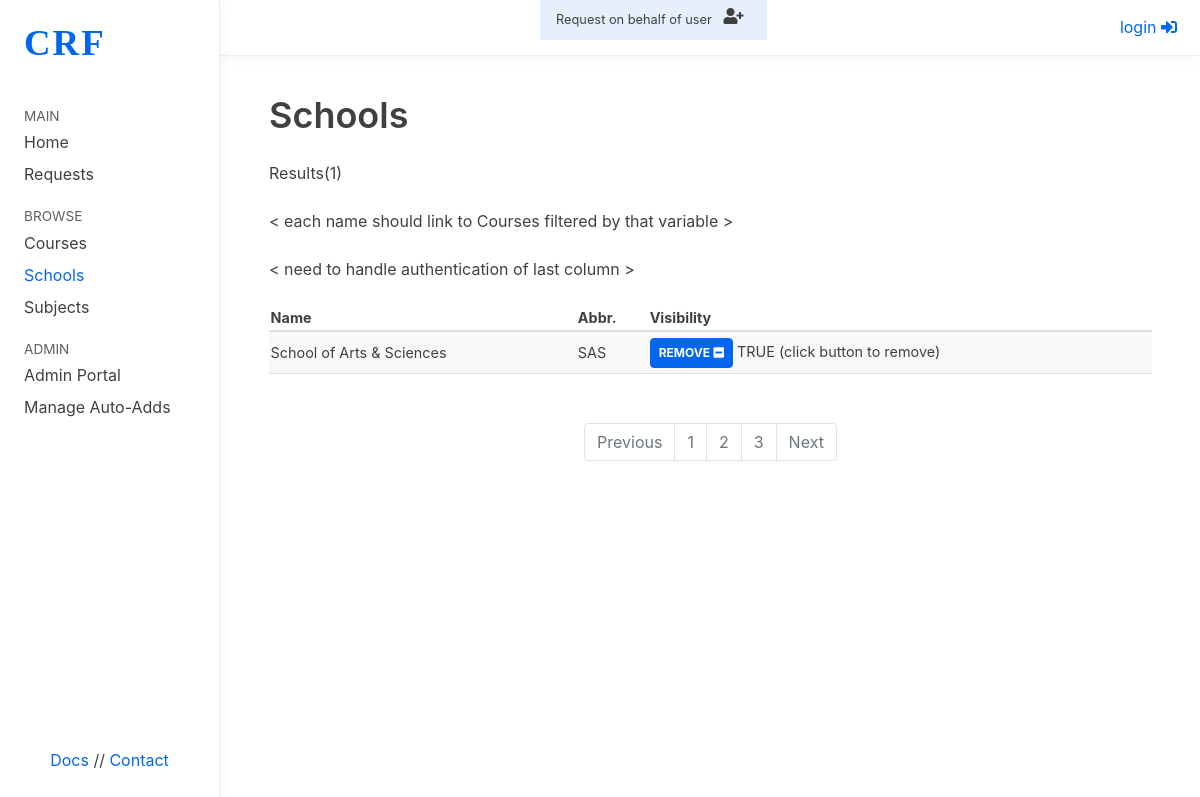
The app's page /schools/, older data.
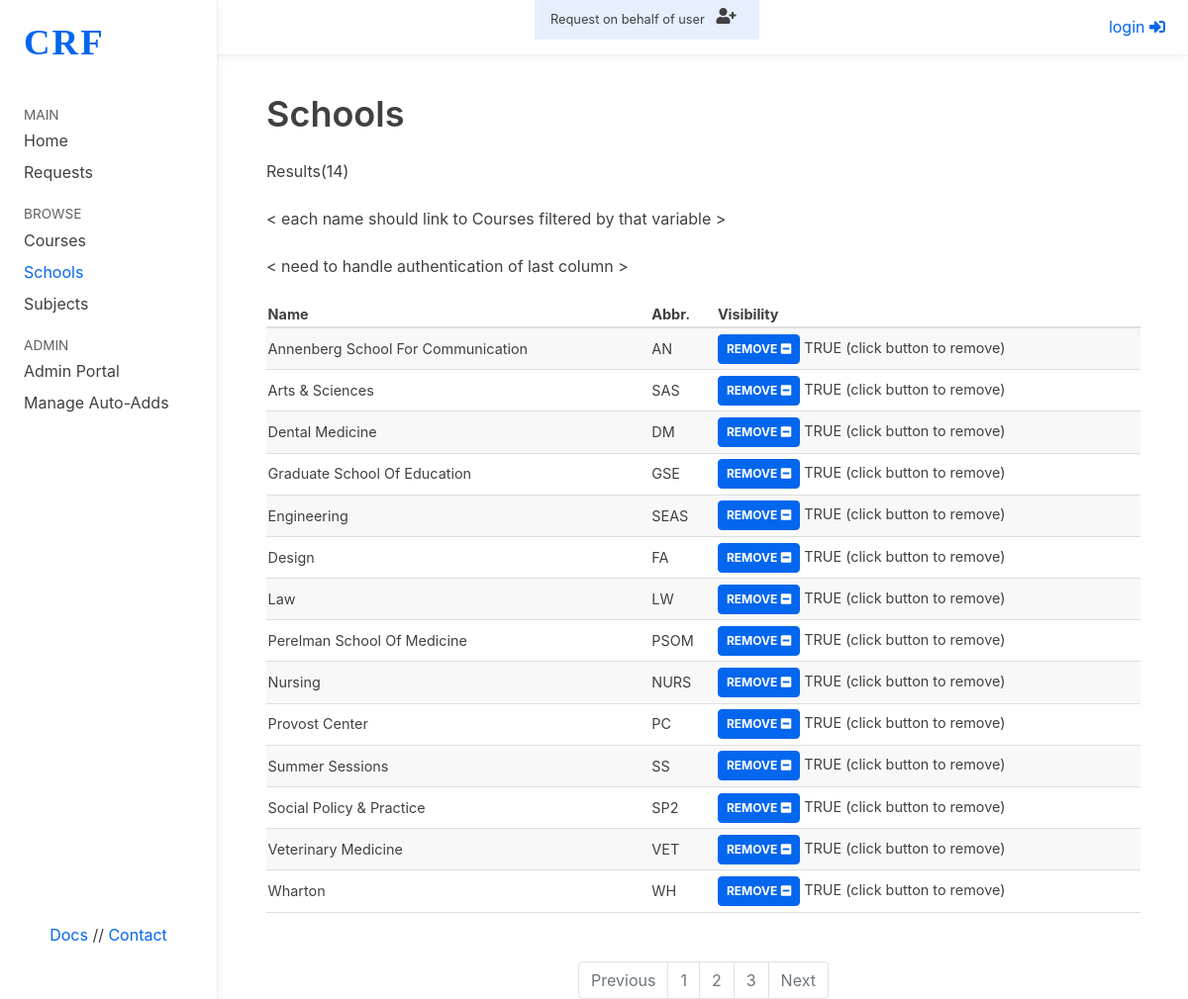
The same page, newer data.
### course/models.py (models this page shows, shortened)
class School(models.Model):
    name = models.CharField(max_length=50,unique=True)
    abbreviation = models.CharField(max_length=10,unique=True)
    visible = models.BooleanField(default=True)

### course/views.py (the view)
# urls.py: path('schools/', views.SchoolViewSet.as_view({'get':'list'},renderer_classes=[renderers.TemplateHTMLRenderer]), name='UI-school-list'),
class SchoolViewSet(viewsets.ModelViewSet):
    queryset = School.objects.all()
    serializer_class = SchoolSerializer
    def list(self, request, *args, **kwargs):
        print("ohhhhhhhhh")
        response = super(SchoolViewSet, self).list(request, *args, **kwargs)
        if request.accepted_renderer.format == 'html':
            print("SchoolViewSet HTML-UI")
            num_pages = -(-response.data['count']//10) # this should get 10 from settings.py
            response.data.update({'total_pages': num_pages})
            print("bye george(UI-school-list)!\n",response.data)
            return Response({'data': response.data}, template_name='schools_list.html')
        return response

### course/templates/schools_list.html (shortened to what this page needs)
{% extends "base_generic.html" %}
{% block schools %}active{% endblock %}
{% block content %}
<div class="medium-container">
  <h1> Schools</h1>
  <p> Results({{ data.count }}) </p>
  <p> &lt each name should link to Courses filtered by that variable &gt </p>
    <p> &lt need to handle authentication of last column &gt </p>
    <table class="striped-table">
      <thead>
        <tr>
          <th>Name</th>
          <th>Abbr.</th>
          <th>Visibility</th>
        </tr>
      </thead>
      <tbody>
        {% for request in data.results %}
        <tr>
          <td>{{request.name}}</td>
          <td>{{request.abbreviation}}</td>
          <td>
            <form action="/api/schools/1/" data-method="PUT"  novalidate="">
                {% if request.visible == True %}
                <button type="submit" class="button" > <b>REMOVE</b> <i class="fas fa-minus-square"></i></button>
              TRUE (click button to remove)
                {% else %}
                <button class="button" > <b>ADD</b> <i class="fas fa-plus-square"></i></button>
                FALSE (click button to add)
              {% endif %}
          </form>
          </td>
        </tr>
          {% endfor %}
      </tbody>
    </table>
  <nav aria-label="Page navigation example" style="padding-top:0px;">
    <ul class="pagination justify-content-center">
        {% if data.previous %}
      <li class="page-item">
        <a class="page-link" href="{{data.previous}}" tabindex="-1">Previous</a>
        {% else %}
      <li class="page-item disabled">
        <a class="page-link" href="" tabindex="-1">Previous</a>
        {% endif %}
      </li>
      <li class="page-item disabled"><a class="page-link" href="#">1</a></li>
      <li class="page-item disabled"><a class="page-link" href="#">2</a></li>
      <li class="page-item disabled"><a class="page-link" href="#">3</a></li>
      {% if data.next %}
      <li class="page-item">
        <a class="page-link" href={{data.next}}>Next</a>
      {% else %}
      <li class="page-item disabled">
        <a class="page-link" href="" tabindex="-1">Next</a>
      {% endif %}
    </li>
    </ul>
  </nav>
</div>
{% endblock %}

### course/templates/base_generic.html (shortened to what this page needs)
{% load rest_framework %}
<!DOCTYPE html>
<html lang="en">
  <head>
    <link rel="stylesheet" href="https://maxcdn.bootstrapcdn.com/bootstrap/4.0.0/css/bootstrap.min.css">
    <link rel="stylesheet" href="https://maxcdn.bootstrapcdn.com/font-awesome/4.5.0/css/font-awesome.min.css">
    <link rel="stylesheet" href="https://use.fontawesome.com/releases/v5.7.1/css/all.css">
    {% load static %}
    <link rel="stylesheet" href="{% static 'css/style.css' %}">
</head>
  <body>
    <header class="flex-row" style="margin-left:0px;margin-right:0px;">
      {% if request.session.on_behalf_of %}
        <div class="flex-small" id="masquerade" style="background:#f7d6a2">
          <form method="POST" action="/">
            {% csrf_token %}
          <small> Requesting on behalf of '{{ request.session.on_behalf_of }}' </small>
          <input type="hidden" id="name" value='' name="on_behalf_of" >
          <button>
            <i class="fas fa-user-times" data-toggle="tooltip" data-placement="bottom" title="click to stop requesting on behalf of {{ request.session.on_behalf_of }}"></i>
          </button>
        </form>
      </div>
      {% else %}
        <div class="flex-small" id="masquerade">
            <small> Request on behalf of user </small>
            <button data-toggle="modal" data-target="#AddOnBehalf">
              <i class="fas fa-user-plus" data-toggle="tooltip" data-placement="bottom" title="click to request on behalf of a user"></i>
            </button>
        </div>
      {% endif %}
      <div class="flex-small text-right" id="sign_in">
        {% if user.is_authenticated %}
        <a href="accounts/logout" style="padding-right:15px;">
          {{ user.username }},  logout
          <i class="fas fa-sign-out-alt"></i></a>
        {% else %}
        <a href="accounts/login" style="padding-right:15px;">
          login
          <i class="fas fa-sign-in-alt"></i></a>
        {% endif %}
      </div>
     </header>
    <div class="primitive">
    <div class="flex-container">
      <aside class="fixed">
        <h1> <a href="/"> CRF</a></h1>
        <nav style="display: none;" >
          <ul>
              <li class="title">Main</li>
              <li><a class="{% block home %}{% endblock %}" href="/">Home</a></li>
              <li><a class="{% block requests %}{% endblock %}" href="/requests">Requests</a></li>
              <li class="title">Browse</li>
              <li><a class="{% block courses %}{% endblock %}" href="/courses">Courses</a></li>
              <li><a class="{% block schools %}{% endblock %}" href="/schools">Schools</a></li>
              <li><a class="{% block subjects %}{% endblock %}" href="/subjects">Subjects</a></li>
              <li class="title">Admin</li>
              <li><a href="/admin">Admin Portal</a></li>
              <li><a href="/autoadds">Manage Auto-Adds</a></li>
          </ul>
        </nav>
          <div id="references" class="medium-container vertical-center" style="padding-bottom:25px;">
              <a href="https://crf-doc.readthedocs.io/en/latest/?#">Docs </a>&nbsp;//&nbsp;
              <a href="/contact"> Contact</a>
          </div>
      </aside>
      <main class="content margin" id="main-content">
           {% block content %}{% endblock %}
      </main>
    </div>
</div>
</body>
</html>

Row changes from the older to the newer data that the page shows:
removed School: name "School of Arts & Sciences", abbreviation "SAS"
added School: name "Annenberg School For Communication", abbreviation "AN"
added School: name "Arts & Sciences", abbreviation "SAS"
added School: name "Dental Medicine", abbreviation "DM"
added School: name "Graduate School Of Education", abbreviation "GSE"
added School: name "Engineering", abbreviation "SEAS"
added School: name "Design", abbreviation "FA"
added School: name "Law", abbreviation "LW"
added School: name "Perelman School Of Medicine", abbreviation "PSOM"
added School: name "Nursing", abbreviation "NURS"
added School: name "Provost Center", abbreviation "PC"
added School: name "Summer Sessions", abbreviation "SS"
added School: name "Social Policy & Practice", abbreviation "SP2"
added School: name "Veterinary Medicine", abbreviation "VET"
added School: name "Wharton", abbreviation "WH"
Text that changed along with them:
{{ data.count }}: "1" → "14"
new list line: "REMOVE TRUE (click button to remove)"
list line gone: "REMOVE TRUE (click button to remove)"
